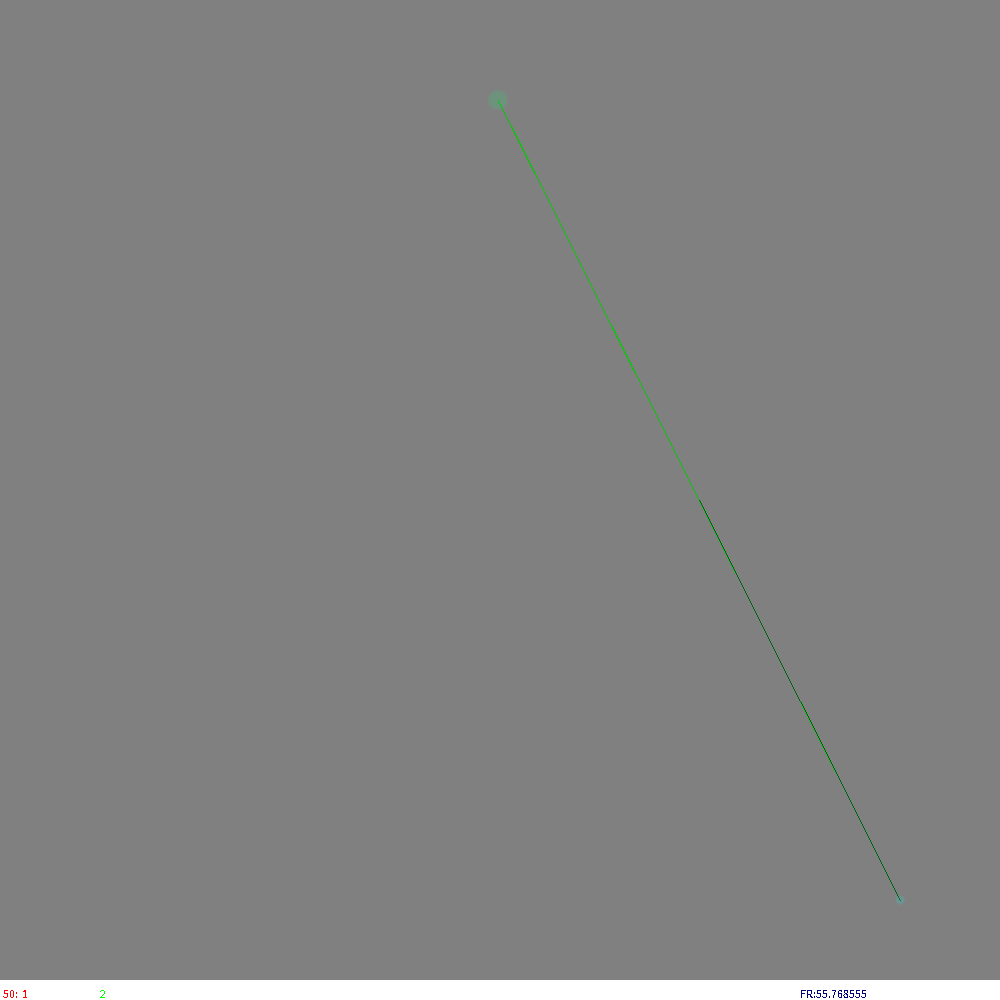
Frame 1 (no input)
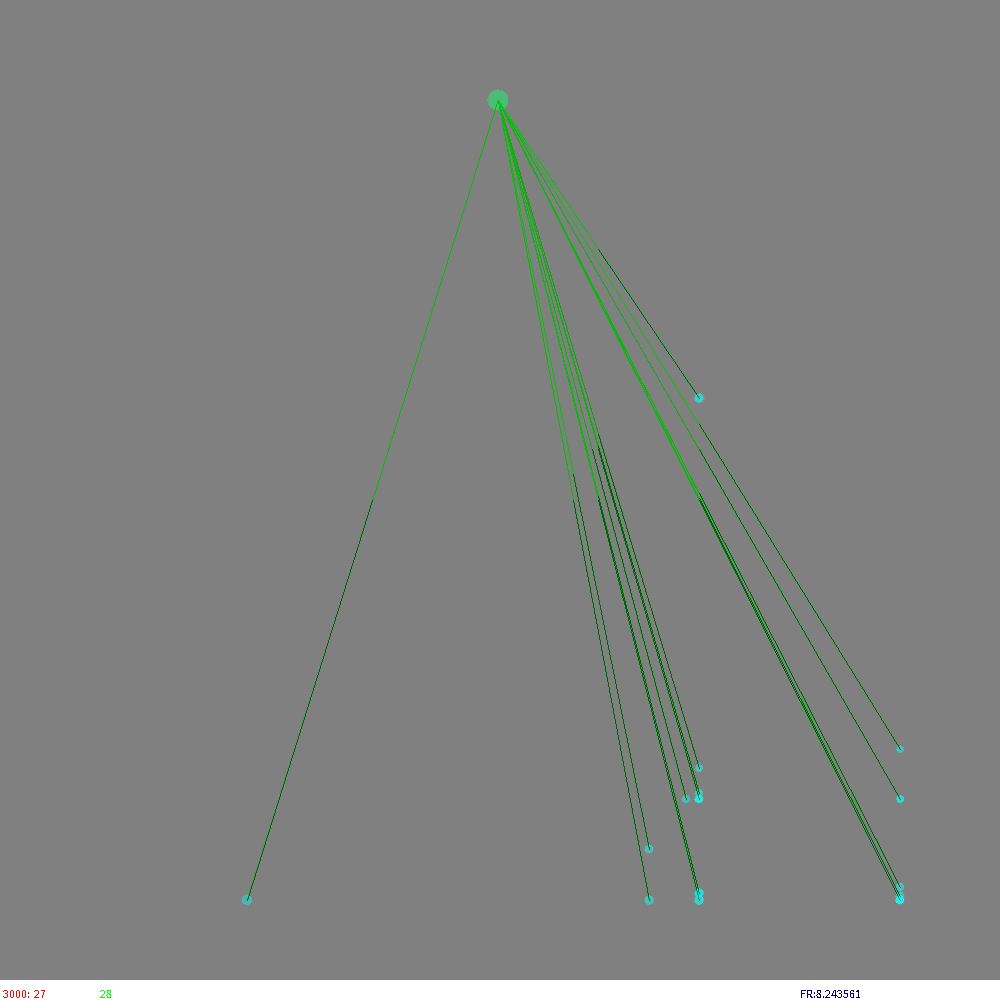
Frame 60 (the mouse pressed at the canvas centre just before this capture)
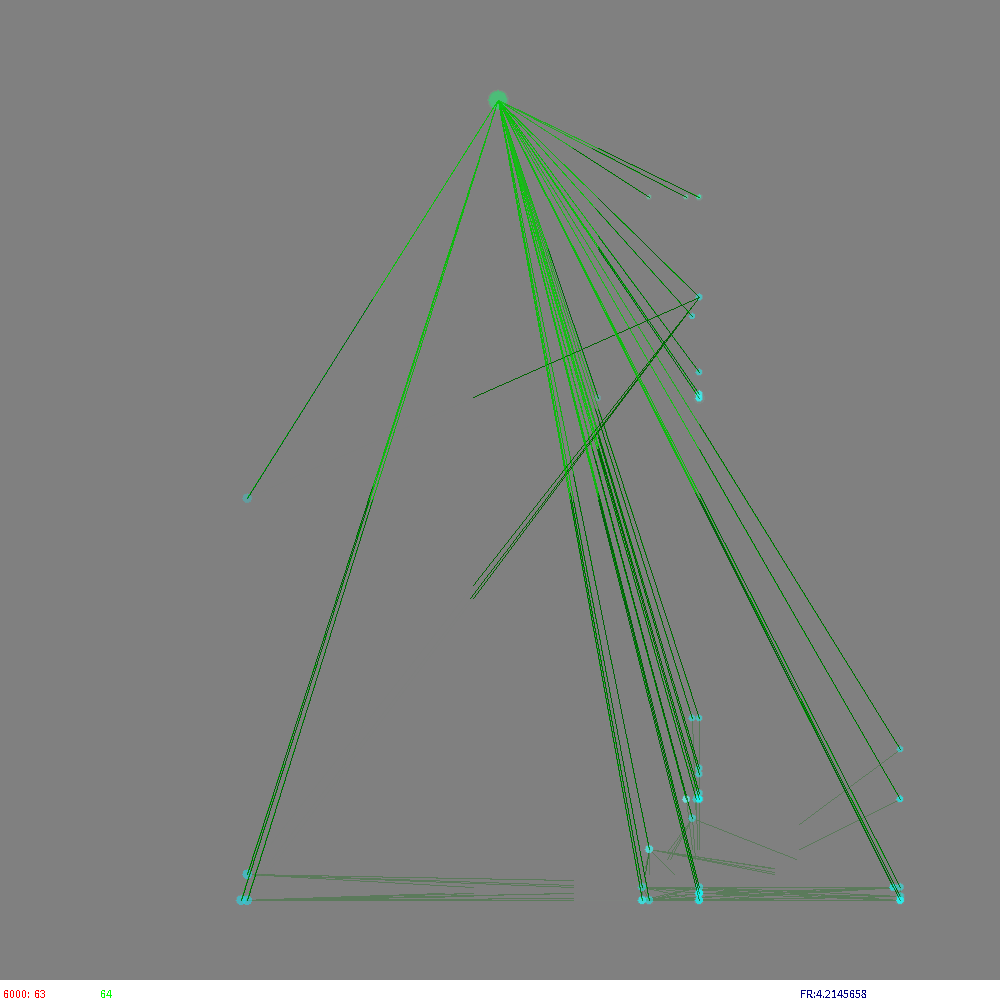
Frame 120 (the mouse held since frame 60 and released just before this capture)

The Processing sketch that drew these frames (run headless with seeded random() and noise(); from frame 60 on, the mouse is pressed at the canvas centre):

// Processing sketch: Populations1
// ── Populations1.pde
  
import java.util.Map;
final int MASK=0xff;//0xff;//0x3f//0xf;  //Maska znaczących bitów kazdej charakterystyki
final int MASKBITS=8;//8;//6//4; //Ile bitów kazdej charakterystyki jest znaczących
final float MUTATIONRATE=0.01;

final int   STEPperFRAME=50; //Ile kroków symulacji pomiędzy wizualizacjami
final float TIMEQUANT=0.005; //Ile czasu modelu upływa w każdym kroku
final float TIMEDUMP=0.90; //Ile zasobów zostaje na skutek zużycia czasowego
final float MINSTART=10;
final float FEEDPORTION=250;

//Parametry wizualizacji
final int FRAMES=10;
final int startX=100;
final int startY=100;
final float size=800;
final int VDENSITY=20;
int     console=0;
boolean VISTRANSFERS=true;

class aSpecies //Informacja o gatunku
{
  int suscepBits;//susceptibility bits (maska "obrony")
  int activeBits;//activity bits (maska "ataku")
  int maxsize;
  aSpecies(int tB,int sB,int ms)
  { suscepBits=tB;activeBits=sB;maxsize=ms;}
  aSpecies(aSpecies p)
  { suscepBits=p.suscepBits;activeBits=p.activeBits;maxsize=p.maxsize;}
  aSpecies()
  {suscepBits=0;activeBits=0;maxsize=0;}
 String Key()
 {
   int form=(MASKBITS+3)/4;
   String out=hex(suscepBits,form)+":"+hex(activeBits,form)+":"+hex(maxsize,form);
   return out;
 }
}

HashMap<String,aSpecies> speciesDictionary=new HashMap<String,aSpecies>();

class aPopulation //Informacja o populacji jakiegoś gatunku
{
  double biomas;
  double currincome;//wpływy troficzne w aktualnym kroku
  double currloss;//straty troficzne w aktualnym kroku
  
  aSpecies species; 
  aPopulation(aSpecies sp,float bim)
  { species=sp; biomas=bim;}
  aPopulation()
  { biomas=0; }
}

class aPopLink
{
  aPopulation source;//Kto jest eksploatowany
  aPopulation target;//Kto jest ekspluatującym
  double      weight;//Siła związku eksploatacji
  double   lasttransfer;//Do celów statystycznych
  aPopLink(aPopulation so,aPopulation ta,double w)
  {
    source=so;target=ta;weight=w;lasttransfer=0;
  }
}

class anArea //Obszar z wieloma populacjami
{
  ArrayList<aPopulation> populations;
  ArrayList<aPopLink>    trophNet;
  int alivePopulations=0;
  anArea()
  {
    populations=new ArrayList<aPopulation>(0);
    trophNet=new ArrayList<aPopLink>(0);
  }
  int findPopulOf(aSpecies what)//Znajduje populację danego gatunku
  {
    for(int i=0;i<populations.size();i++)
     if(populations.get(i).species==what)//To samo
      return i;
   
    return -1;//Nie ma
  }
  void addPopulation(aPopulation what,boolean test)
  {
    if(test
    && findPopulOf(what.species)>=0) //już jest
    return;//NIC NIE ROBIĆ!
    
    populations.add(what);//Dodajemy nową.
    makeConnections(this,what);//Funkcja tworząca połączenia troficzne dla nowej populacji 
  }
  //"Friends"
  //void makeConnections(anArea self,aPopulation what);
  //void createnewspecies(anArea self);//Powstawanie populacji przez mutację któregoś z bitów
  //void timeStep(anArea self) //Upływ czasy dla obszaru z populacjami
}

anArea island=new anArea(); //Pojemnik na zbiór populacji - na razie pojedynczy

void setup()
{
  noSmooth();
  size(1000,1000);
  background(128); //Clear the window
  noStroke();
  noFill();
  frameRate(FRAMES); //frames per second
  
  //Simple feeding source. 
  /////////////////////////////////////////////////////////////
  //Zero oznacza że nie jest pełnoprawną częścią sieci
  aSpecies FID=new aSpecies( 127/*MAX_INT & MASK*/, 0 ,1);
  aPopulation FP=new aPopulation(FID,FEEDPORTION);
  island.addPopulation(FP,false);
  
  
  //Przodek czyli LUA. Nie może mieć żadnego zera
  //////////////////////////////////////////////////////
  aSpecies LUA=//new aSpecies( int(1+random(MAX_INT & MASK)) & MASK,int(1+random(MAX_INT & MASK)) & MASK,1);//random LUA
                new aSpecies( MASK, MASK ,1);//Full autotrophic LUA
  String luaKey=LUA.Key();
  println("LUA is ",luaKey);
  speciesDictionary.put(luaKey,LUA);
  island.addPopulation(new aPopulation(LUA,MINSTART),false);
  island.alivePopulations=2;
}

void keyPressed() 
{
  VISTRANSFERS=!VISTRANSFERS;
}

void draw()
{
  if(island.alivePopulations<2) return;//Model się skończył
   
  fill(128,25);//TŁO mocno półprzejrzyste
  rect(0,0,width,height-20);
  if(StepCounter==0)
      drawArea(island);
  runSteps(STEPperFRAME);
  drawArea(island);
  
  fill(255);
  rect(0,height-20,width,20);//STATUS LINE
  fill(255,0,0);
  text(StepCounter+":  "+speciesDictionary.size(),3,height-2);
  fill(0,255,0);
  text(island.alivePopulations,100,height-2);
  fill(0,0,128);
  text("FR:"+frameRate,800,height-2); 
}

void drawArea(anArea is)
{
  noStroke();
  for(aPopulation popul: is.populations)
 // if(popul.biomas>0)//jeszcze jest istotny
  {
    int x=popul.species.suscepBits;
    int y=popul.species.activeBits;
    double b=popul.biomas;
    //stroke(255*popul.species.maxsize/MASK,0,0,VDENSITY);//255*x/MASK,255*y/MASK,10);
    x=int(startX+size*x/MASK);
    y=int(startY+size*y/MASK);
    if(b>0)
    {
      fill(255*popul.species.maxsize/MASK,255*x/MASK,255*y/MASK,VDENSITY);
      ellipse(x,y,(int)(1+Math.log(1.0+b)*3),(int)(1+Math.log(1.0+b)*3));
    }
    else
    {
      //print(".");
      stroke(0,0,0);
      point(x,y);
      noStroke();
    }
  }
}

int StepCounter=0;
void runSteps(int NofS)
{
  for(int sc=0;sc<NofS;sc++)//odlicza kroki symulacji
  {
    StepCounter++;
    timeStep(island); //Karmienie zewnętrznym zasobem o parametrach ustalonych (ważne parametry modelu) 
    if(random(1.0)<MUTATIONRATE) createnewspecies(island);
  }
}

int swithbit(int sou,int pos)//flip flopuje bit na pozycji
{
  if(pos>=MASKBITS)
  {
    println(" Mutation autside BITMASK");
    return sou;
  }
  //Jest poprawny
  int bit=0x1<<pos;
  if(console>3) print(":"+bit+" ");
  return sou^bit;//xor should do the job?
}

void createnewspecies(anArea self)
{
  int what=int(random(self.populations.size()));
  if(console>4) print(" "+what);
  aPopulation popul=self.populations.get(what);
  //popul.biomas+=2;//Tymczasowe zabezpieczenie przed przedwczesną "śmiercią"
  
  if(popul.biomas==0
  || popul.species.suscepBits==0 
  || popul.species.activeBits==0)
  return; //jeśli gdzieś jest 0 to nie jest prawdziwa populacja - nie może mutować
  
  aSpecies newSpec=new aSpecies(popul.species);
  //JAK OKREŚLAMY GDZIE JEST MUTACJA?
  int bitpos=int(random(3*MASKBITS));
  if(bitpos<MASKBITS) // int suscepBits;
  {
    newSpec.suscepBits=swithbit(newSpec.suscepBits,bitpos);
    if(newSpec.suscepBits==0) return; //KONSTRUKT ZABRONIONY
  }
  else
  if(bitpos<MASKBITS*2)// int activeBits;
  {
    newSpec.activeBits=swithbit(newSpec.activeBits,bitpos-MASKBITS);
    if(newSpec.activeBits==0) return; //KONSTRUKT ZABRONIONY
  }
  else
  if(bitpos<MASKBITS*3)// int maxsize;
  {
    newSpec.maxsize=swithbit(newSpec.maxsize,bitpos-MASKBITS*2);
    if(newSpec.maxsize==0) return; //KONSTRUKT ZABRONIONY
  }
  else
  {
    println(" WRONG MUTATION!");
    return;
  }
  
  //WSTAWIANIE NOWEJ POPULACJI
  String newKey=newSpec.Key();
  aSpecies test=speciesDictionary.get(newKey);//Czy już jest ten gatunek?
  if(test==null)
  {
    popul.biomas+=MINSTART;//popul.species.maxsize;//PREMIA ZA ROZMNOŻENIE - DEBUG
    speciesDictionary.put(newKey,newSpec);
    self.addPopulation(new aPopulation(newSpec,MINSTART),false);//już sprawdziliśmy że jest to nowy gatunek
    if(console>2) print(newKey+" ");
    else 
    if(console>1) print(".");
  }
  else
  {
    int where=self.findPopulOf(test);
    if(where>=0) //JEST
    {
      aPopulation tmp=self.populations.get(where);
      if(tmp.biomas==0)
      {
        if(console>1) print("0");
      }
      else
        if(console>1) print("|");
      tmp.biomas+=MINSTART;//Dodajemy biomasy do istniejącej populacji (lub martwej)
      println(" o!");
    }
    else
    {
      self.addPopulation(new aPopulation(newSpec,MINSTART),false);//Dodajemy (ponownie) populacje do tego obszaru/wyspy
      println("UPS... recreaction of population?");
    }
  }
}

/*
int suscepBits;//susceptibility bits (maska "obrony")
int activeBits;//activity bits (maska "ataku")
*/

void makeConnections(anArea self,aPopulation what)
//Funkcja tworząca połączenia troficzne dla nowej populacji 
{
  strokeWeight(2);
  aSpecies mySpec=what.species;
  
  int susceptibility=mySpec.suscepBits & MASK;//Dla pewności ;-)
  int activity=mySpec.activeBits & MASK;
  
  aSpecies othSpec;
  for(aPopulation popul: self.populations)
  if((othSpec=popul.species)!=mySpec)//Interakcje populacji samej ze sobą są bez sensu merytorycznego
  {
      int othsusceptibility=othSpec.suscepBits & MASK;//MASK dla pewności ;-)
      int othactivity=othSpec.activeBits & MASK;
      //Waga związku danej populacji do nowej (what)
      double Wd=(othsusceptibility & activity)/((double)(activity))*((othsusceptibility & activity)/((double)(othsusceptibility)));
      //Waga związku nowej populacji do danej
      double Wr=(susceptibility & othactivity)/((double)(othactivity))*((susceptibility & othactivity)/((double)(susceptibility)));
      if(Wd>0) self.trophNet.add(  new aPopLink(popul,what,Wd) );//związek danej populacji do nowej (what)
      if(Wr>0) self.trophNet.add(  new aPopLink(what,popul,Wr) );//związek nowej populacji do danej
      //Tmp? visualisation
      if(false)
      {
        int x1=startX+(int)(size*float(susceptibility)/MASK);
        int y1=startY+(int)(size*float(activity)/MASK);
        int x2=startX+(int)(size*float(othsusceptibility)/MASK);
        int y2=startY+(int)(size*float(othactivity)/MASK);
        if(Wd!=0 || Wr!=0)
        {
          //String mark=(Wd>Wr*10?">>":(Wr>Wd*10?"<<":"~~"));
          //println(x1,y1,x2,y2,Wd,mark,Wr);
          if(Wd>0)
          {
            stroke(255,0,0,(int)(Wd*VDENSITY*2));
            line(x1+1,y1+1,x2,y2);
          }
          if(Wr>0)
          {
            stroke(0,0,255,(int)(Wr*VDENSITY*2));
            line(x2+1,y2+1,x1,y1);
          }
        }
      }
  }
  strokeWeight(1);
}

/*
class aPopLink
{
  aPopulation source;//Kto jest eksploatowany
  aPopulation target;//Kto jest ekspluatującym
  double      weight;//Siła związku eksploatacji
  aPopLink(aPopulation so,aPopulation ta,double w)
  {
    source=so;target=ta;weight=w;
  }
}
*/

double maxTransfer=0;
void timeStep(anArea self) //Upływ czasu dla obszaru z populacjami
{  
  for(aPopulation popul: self.populations)
  { //Zerowanie "buforów interakcji"
    popul.currincome=0;
    popul.currloss=0;
  }
  
  maxTransfer=0;
  for(aPopLink lnk:self.trophNet)//Obliczenie wszystkich interakcji
  if(lnk.source.biomas>0
  && lnk.target.biomas>0 )//link jest istotny
  { //TIMEQUANT!
    double transfer=lnk.weight*lnk.source.biomas*TIMEQUANT;
    if(transfer>maxTransfer) maxTransfer=transfer;
    lnk.lasttransfer=transfer;
    lnk.target.currincome+=transfer;
    lnk.source.currloss+=transfer;
  }
  
  if(VISTRANSFERS)
  for(aPopLink lnk:self.trophNet)//Wizualizacja intereackji
  if(lnk.source.biomas>0
  && lnk.target.biomas>0 )//link jest istotny
  {
      int intensity=(int)(VDENSITY*lnk.lasttransfer/maxTransfer);  
      if(intensity>0)//VDENSITY/10)
      {
        int x1=startX+(int)(size*float(lnk.source.species.suscepBits)/MASK);
        int y1=startY+(int)(size*float(lnk.source.species.activeBits)/MASK);
        int x2=startX+(int)(size*float(lnk.target.species.suscepBits)/MASK);
        int y2=startY+(int)(size*float(lnk.target.species.activeBits)/MASK);
        stroke(0,200,0,intensity);
        line(x1,y1,x2,y2);
        stroke(0,100,intensity);
        line(x2,y2,(x1+x2)/2,(y1+y2)/2);
      }
  }
  
  //Karmienie zewnętrznym zasobem o parametrach ustalonych (ważne parametry modelu) 
  //Najprostrza wersja - jedno źródło podstawowe
  self.populations.get(0).currincome=random(FEEDPORTION);//Samo się doda za chwilę
  print(self.populations.get(0).currloss,self.populations.get(0).currincome);//Jak z wykożystaniem pokarmu
  if(self.populations.get(0).biomas<=0)
  {
    self.populations.get(0).biomas=1;
    print(" !!! ");
  }
  
  //Podsumowanie interakcji 
  for(aPopulation popul: self.populations)
  if(popul.biomas>0)//jeszcze jest to istotna populacja
  { //TIMEQUANT!
    popul.biomas+=popul.currincome;
    popul.biomas-=popul.currloss;
  }
  
  print(" ",self.populations.get(0).biomas);
  
  //...i upływu czasu
  self.alivePopulations=0;
  for(aPopulation popul: self.populations)
  if(popul.biomas>0)//nadal jeszcze jest istotny
  {
    popul.biomas=popul.biomas*TIMEDUMP;
    if(popul.biomas<1) 
        popul.biomas=0;
    else
        self.alivePopulations++;
  }
  
  println(" ",self.populations.get(0).biomas);
}

//-/////////////////////////////////////////////////////////////////////////////////////////
//  https://www.researchgate.net/profile/WOJCIECH_BORKOWSKI
//-/////////////////////////////////////////////////////////////////////////////////////////
